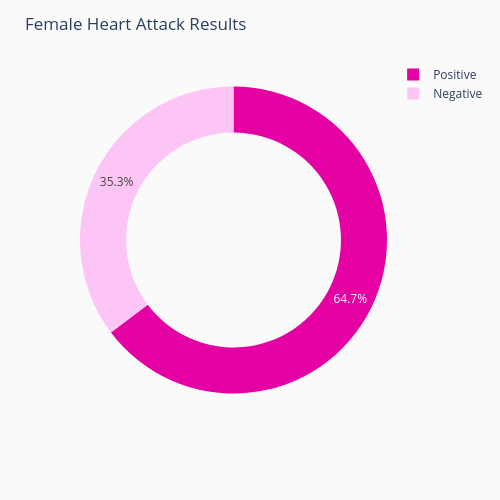

Source (notebook cell):
### Code cell
import plotly.express as px

def female_positive_ratio(data):
    """
    Make a pie chart of 'Result' values for female gender.
    Results: 0 = Negative, 1 = Positive
    """
    
    # Filter data for females (assuming 'Female' represents the female gender)
    female_data = data[data['Gender'] == 'Female']
    
    # Get counts of positive and negative results for females
    results = female_data['Result'].value_counts()
    print(results)
    print(results[1]) #for positive
    # Calculate the proportion of negative and positive results
    total_count = results.sum()
    values = {'Negative': results.get(0, 0) / total_count, 'Positive': results.get(1, 0) / total_count}
    
    # Create a pie chart using Plotly Express
    fig_pie = px.pie(values=values,
                     names=values.keys(),
                     height=500, width=500, 
                     hole=0.7,
                     color_discrete_sequence=['#E500A4', '#fdc5f5'])
    
    # Update layout for better visualization
    fig_pie.update_layout(
        plot_bgcolor='#fafafa', 
        paper_bgcolor='#fafafa',
        title={'text': 'Female Heart Attack Results'}
    )
    
    return fig_pie

# Example usage
fig_pie = female_positive_ratio(heartattack_data)
if fig_pie:
    fig_pie.show()

### Figure 1 — Plotly figure (JSON) as saved in the notebook; plotly's stock layout.template omitted (floating-point values rounded to 4 significant figures)
{"data": [{"domain": {"x": [0, 1], "y": [0, 1]}, "hole": 0.7, "hovertemplate": "label=%{label}<br>value=%{value}<extra></extra>", "labels": ["Negative", "Positive"], "legendgroup": "", "name": "", "showlegend": true, "type": "pie", "values": [0.3529, 0.6471]}], "layout": {"height": 500, "legend": {"tracegroupgap": 0}, "margin": {"t": 60}, "paper_bgcolor": "#fafafa", "piecolorway": ["#E500A4", "#fdc5f5"], "plot_bgcolor": "#fafafa", "title": {"text": "Female Heart Attack Results"}, "width": 500}}
